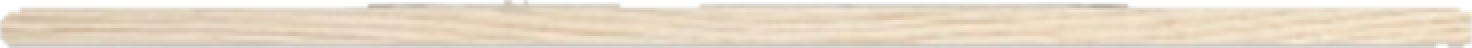
#> input picture apps/next-app/images/items/wooden-hanger-rail.png, 736 x 24 px (shown 2 times larger)
$ python -i grids.py   (imports and definitions only)
#> lines starting #> are read from the running program, lines starting #| are printed output that depends on the picture; after the words box and inside, x2 and y2 are one past the last pixel; in counts of white or black regions, pixels touching at a corner belong together
"""Generate contextual grid crops from a source image."""

from __future__ import annotations

import math
import os
from collections import Counter

from PIL import Image, ImageFilter, ImageStat


HINT_REGIONS = {
    "signage": ["center-right", "right", "bottom-right"],
    "street": ["bottom-left", "bottom", "bottom-right"],
    "building": ["center", "center-right", "center-left"],
    "people": ["bottom-left", "bottom", "center-left"],
}

HINT_KEYWORDS = {
    "signage": ("enseigne", "sign", "vitrine", "store", "storefront", "advert", "caporal", "bank"),
    "street": ("tramway", "rail", "rails", "voiture", "voitures", "autos", "cars", "traffic", "trottoir", "street", "rue"),
    "building": ("façade", "facade", "hôpital", "hospital", "hotel", "banque", "bank", "building", "immeuble"),
    "people": ("piéton", "piétons", "pedestrian", "pedestrians", "passants", "crowd", "foule"),
}

REGION_CENTERS = {
    "top-left": (0.24, 0.24),
    "top": (0.50, 0.22),
    "top-right": (0.76, 0.24),
    "center-left": (0.32, 0.50),
    "center": (0.50, 0.50),
    "center-right": (0.68, 0.50),
    "bottom-left": (0.28, 0.72),
    "bottom": (0.50, 0.74),
    "bottom-right": (0.72, 0.72),
    "left": (0.20, 0.50),
    "right": (0.80, 0.50),
}


def generate_grids(
    image_path: str,
    output_dir: str,
    num_grids: int = 5,
    research: dict | None = None,
    selected_photo: dict | None = None,
) -> list[str]:
    """
    Generate contextual detail crops from a source image.

    Creates:
    - grid01: best cover crop preserving overall context
    - grid02-05: content-aware detail crops selected by image texture and story hints

    Returns list of output file paths.
    """
#> called with output_dir = 'out.png', num_grids = 5
    os.makedirs(output_dir, exist_ok=True)
    img = Image.open(image_path).convert("RGB")
    w, h = img.size
#> w = 736; h = 24

    outputs = []
    cover_box = _best_cover_crop(img, research=research, selected_photo=selected_photo)
    cover = img.crop(cover_box).resize((1080, 1080), Image.LANCZOS)
    cover_path = os.path.join(output_dir, "grid01_cover.jpg")
    cover.save(cover_path, quality=92)
    outputs.append(cover_path)

    crop_regions = _select_contextual_regions(
        img,
        num_crops=max(0, num_grids - 1),
        research=research,
        selected_photo=selected_photo,
        cover_box=cover_box,
    )

    for i, (x1, y1, x2, y2) in enumerate(crop_regions, start=2):
        crop = img.crop((x1, y1, x2, y2)).resize((900, 900), Image.LANCZOS)
        crop_path = os.path.join(output_dir, f"grid{i:02d}_detail.jpg")
        crop.save(crop_path, quality=92)
        outputs.append(crop_path)

    return outputs


def _best_cover_crop(
    img: Image.Image,
    *,
    research: dict | None,
    selected_photo: dict | None,
) -> tuple[int, int, int, int]:
    w, h = img.size
#> w = 736; h = 24
    size = min(w, h)
#> size = 24
    slack_x = max(0, w - size)
#> slack_x = 712
    slack_y = max(0, h - size)
#> slack_y = 0
    candidates = []
    for fx, fy in ((0.5, 0.5), (0.42, 0.5), (0.58, 0.5), (0.5, 0.42), (0.5, 0.58)):
        left = int(round(slack_x * fx))
        top = int(round(slack_y * fy))
        left = max(0, min(left, w - size))
        top = max(0, min(top, h - size))
        box = (left, top, left + size, top + size)
        score = _score_crop(img, box, research=research, selected_photo=selected_photo, cover=True)
        candidates.append((score, box))
#> this loop made 5 passes
#> (stddev in _score_crop, edge_mean in _score_crop, edge_std in _score_crop, brightness in _score_crop, score) on passes 1 to 5: (0.685, 1.24, 1.98, 0.811, 8.64), (0.932, 1.28, 1.96, 0.77, 9.01), (0.692, 1.27, 1.97, 0.811, 8.95), (0.685, 1.24, 1.98, 0.811, 8.64), (0.685, 1.24, 1.98, 0.811, 8.64)
#> pass 1, in _score_crop, `edges = gray.filter(ImageFilter.FIND_EDGES)`:
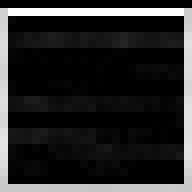
#> edges: PIL image 24x24 L (shown 8 times larger); min 0, max 255, mean 39.7
#> pass 1, in _content_coverage, `edge_map = edges.point(lambda p: 255 if p > 24 else 0)`:
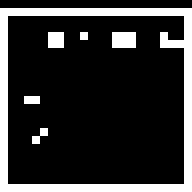
#> edge_map: PIL image 24x24 L (shown 8 times larger); 18.9% white in thin lines or dots
#> after the loop, candidates = [(8.64, (356, 0, 380, 24)), (9.01, (299, 0, 323, 24)), (8.95, (413, 0, 437, 24)), (8.64, (356, 0, 380, 24)), (8.64, (356, 0, 380, 24))]
#> in generate_grids, `cover_box = _best_cover_crop(img, research=research, selected_photo=se..`: cover_box = (299, 0, 323, 24)
#> in generate_grids, `cover = img.crop(cover_box).resize((1080, 1080), Image.LANCZOS)`:
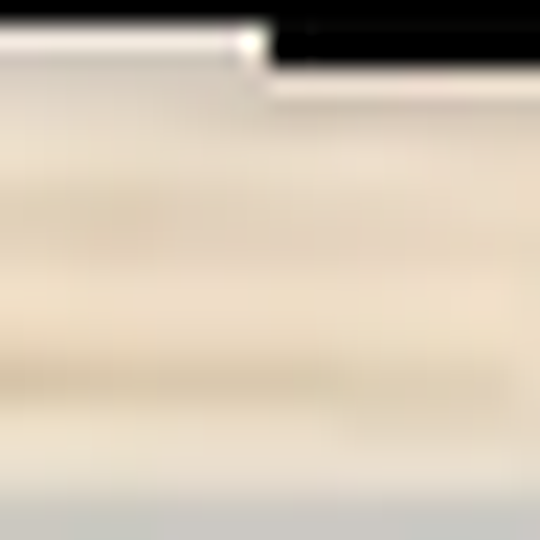
#> cover: PIL image 1080x1080 RGB (shown at 1/2 size); mean R, G, B 207.6, 195.1, 177.4
    candidates.sort(key=lambda item: item[0], reverse=True)
    return candidates[0][1]


def _select_contextual_regions(
    img: Image.Image,
    *,
    num_crops: int,
    research: dict | None,
    selected_photo: dict | None,
    cover_box: tuple[int, int, int, int],
) -> list[tuple[int, int, int, int]]:
    if num_crops <= 0:
        return []

    candidates = _candidate_boxes(img, research=research, selected_photo=selected_photo)
    scored = []
    for box in candidates:
        score = _score_crop(img, box, research=research, selected_photo=selected_photo, cover=False)
        score -= _iou(box, cover_box) * 0.5
        scored.append((score, box))

    scored.sort(key=lambda item: item[0], reverse=True)

    chosen: list[tuple[int, int, int, int]] = []
    for _, box in scored:
        if any(_iou(box, existing) > 0.58 for existing in chosen):
            continue
        chosen.append(box)
        if len(chosen) >= num_crops:
            break

    if len(chosen) < num_crops:
        fallback = _fallback_regions(*img.size)
        for box in fallback:
            if any(_iou(box, existing) > 0.58 for existing in chosen):
                continue
            chosen.append(box)
            if len(chosen) >= num_crops:
                break

    return chosen[:num_crops]


def _candidate_boxes(
    img: Image.Image,
    *,
    research: dict | None,
    selected_photo: dict | None,
) -> list[tuple[int, int, int, int]]:
    w, h = img.size
#> w = 736; h = 24
    base = min(w, h)
#> base = 24
    sizes = [int(base * ratio) for ratio in (0.72, 0.62, 0.52)]
#> sizes = [17, 14, 12]
    sizes = [max(220, min(base, s)) for s in sizes]
#> sizes = [220, 220, 220]

    boxes: list[tuple[int, int, int, int]] = []
    for size in sizes:
        slack_x = max(0, w - size)
        slack_y = max(0, h - size)
        for fx in (0.12, 0.28, 0.5, 0.72, 0.88):
            for fy in (0.18, 0.34, 0.5, 0.66, 0.82):
                left = int(round(slack_x * fx))
                top = int(round(slack_y * fy))
                boxes.append(_clamp_box(left, top, size, w, h))

    for region_name in _hint_regions_from_text(research, selected_photo):
        cx, cy = REGION_CENTERS[region_name]
        for size in sizes[:2]:
            left = int(round(cx * w - size / 2))
            top = int(round(cy * h - size / 2))
            boxes.append(_clamp_box(left, top, size, w, h))

    # preserve order while deduplicating
    return list(dict.fromkeys(boxes))


def _hint_regions_from_text(research: dict | None, selected_photo: dict | None) -> list[str]:
    text_parts = []
    if research:
        text_parts.extend(
            str(research.get(key) or "")
            for key in (
                "scene_fr",
                "most_striking_fr",
                "lived_context_fr",
                "what_changed_fr",
                "what_survived_fr",
                "title_fr",
            )
        )
        for detail in research.get("details_fr") or []:
            text_parts.append(str(detail.get("text") or ""))
    if selected_photo:
        text_parts.extend(
            str(selected_photo.get(key) or "")
            for key in ("name", "description", "portalTitle", "portalDescription")
        )

    text = " ".join(text_parts).lower()
    hints: list[str] = []
    for hint_key, keywords in HINT_KEYWORDS.items():
        if any(keyword in text for keyword in keywords):
            hints.extend(HINT_REGIONS[hint_key])
    if not hints:
        hints.extend(["center", "center-right", "bottom"])
    counts = Counter(hints)
    return [name for name, _ in counts.most_common()]


def _score_crop(
    img: Image.Image,
    box: tuple[int, int, int, int],
    *,
    research: dict | None,
    selected_photo: dict | None,
    cover: bool,
) -> float:
    crop = img.crop(box)
    gray = crop.convert("L")
    edges = gray.filter(ImageFilter.FIND_EDGES)
    gray_stats = ImageStat.Stat(gray)
    edge_stats = ImageStat.Stat(edges)

    stddev = gray_stats.stddev[0] / 64.0
    edge_mean = edge_stats.mean[0] / 32.0
    edge_std = edge_stats.stddev[0] / 40.0
    brightness = gray_stats.mean[0] / 255.0
    active_ratio, row_coverage, col_coverage = _content_coverage(edges)

    score = stddev + edge_mean + edge_std
    score += active_ratio * 6.0
    score += row_coverage * 1.6
    score += col_coverage * 1.2
    if brightness > 0.82 and stddev < 0.25:
        score -= 1.8
    if brightness < 0.12 and stddev < 0.20:
        score -= 0.8
    if row_coverage < 0.40:
        score -= 2.0
    if active_ratio < 0.05:
        score -= 1.4

    x1, y1, x2, y2 = box
    w, h = img.size
    cx = ((x1 + x2) / 2) / w
    cy = ((y1 + y2) / 2) / h
    score += _region_alignment_bonus(cx, cy, research=research, selected_photo=selected_photo)

    if cover:
        score += 0.18 - abs(0.5 - cx) * 0.16
        score += 0.18 - abs(0.48 - cy) * 0.14
    else:
        score += 0.10 * (1.0 - abs(0.62 - cy))

    return score


def _content_coverage(edges: Image.Image) -> tuple[float, float, float]:
    edge_map = edges.point(lambda p: 255 if p > 24 else 0)
    hist = edge_map.histogram()
    total = max(1, sum(hist))
    active = total - hist[0]
    active_ratio = active / total

    width, height = edge_map.size
    pixels = edge_map.load()

    active_rows = 0
    for y in range(height):
        row_hits = 0
        for x in range(width):
            if pixels[x, y] > 0:
                row_hits += 1
        if row_hits / max(1, width) > 0.03:
            active_rows += 1

    active_cols = 0
    for x in range(width):
        col_hits = 0
        for y in range(height):
            if pixels[x, y] > 0:
                col_hits += 1
        if col_hits / max(1, height) > 0.03:
            active_cols += 1

    row_coverage = active_rows / max(1, height)
    col_coverage = active_cols / max(1, width)
    return active_ratio, row_coverage, col_coverage


def _region_alignment_bonus(
    cx: float,
    cy: float,
    *,
    research: dict | None,
    selected_photo: dict | None,
) -> float:
    bonus = 0.0
    for region_name in _hint_regions_from_text(research, selected_photo)[:4]:
        rx, ry = REGION_CENTERS[region_name]
        distance = math.hypot(cx - rx, cy - ry)
        bonus += max(0.0, 0.22 - distance * 0.35)
    return bonus


def _fallback_regions(w: int, h: int) -> list[tuple[int, int, int, int]]:
    size = int(min(w, h) * 0.58)
    anchors = [
        REGION_CENTERS["center"],
        REGION_CENTERS["center-right"],
        REGION_CENTERS["bottom-right"],
        REGION_CENTERS["bottom-left"],
        REGION_CENTERS["top-right"],
    ]
    return [_clamp_box(int(cx * w - size / 2), int(cy * h - size / 2), size, w, h) for cx, cy in anchors]


def _clamp_box(left: int, top: int, size: int, w: int, h: int) -> tuple[int, int, int, int]:
    left = max(0, min(left, w - size))
    top = max(0, min(top, h - size))
    return (left, top, left + size, top + size)


def _iou(a: tuple[int, int, int, int], b: tuple[int, int, int, int]) -> float:
    ax1, ay1, ax2, ay2 = a
    bx1, by1, bx2, by2 = b
    ix1 = max(ax1, bx1)
    iy1 = max(ay1, by1)
    ix2 = min(ax2, bx2)
    iy2 = min(ay2, by2)
    if ix2 <= ix1 or iy2 <= iy1:
        return 0.0
    inter = (ix2 - ix1) * (iy2 - iy1)
    area_a = (ax2 - ax1) * (ay2 - ay1)
    area_b = (bx2 - bx1) * (by2 - by1)
    union = area_a + area_b - inter
    return inter / union if union else 0.0


def prepare_for_reel(image_path: str, output_path: str, target_w: int = 2160, target_h: int = 3840) -> str:
    """Prepare an image for 9:16 reel format with zoom headroom."""
    img = Image.open(image_path)
    w, h = img.size

    target_aspect = 9 / 16
    current_aspect = w / h

    if current_aspect > target_aspect:
        new_w = int(h * target_aspect)
        left = (w - new_w) // 2
        img = img.crop((left, 0, left + new_w, h))
    else:
        new_h = int(w / target_aspect)
        top = (h - new_h) // 2
        img = img.crop((0, top, w, top + new_h))

    img = img.resize((target_w, target_h), Image.LANCZOS)
    img.save(output_path, quality=95)
    return output_path

>>> result = generate_grids('../../apps/next-app/images/items/wooden-hanger-rail.png', 'out.png')
#> in _select_contextual_regions, `candidates = _candidate_boxes(img, research=research, selected_photo=s..`: candidates = [(62, 0, 282, 220), (144, 0, 364, 220), (258, 0, 478, 220), (372, 0, 592, 220), (454, 0, 674, 220), (390, 0, 610, 220)]
#> the loop in _select_contextual_regions, `for box in candidates:` made 6 passes
#> (box, stddev in _score_crop, edge_mean in _score_crop, edge_std in _score_crop, brightness in _score_crop) on passes 1, 4, 5, 6: ((62, 0, 282, 220), 0.99, 0.102, 0.63, 0.0827), ((372, 0, 592, 220), 1.03, 0.103, 0.632, 0.0876), ((454, 0, 674, 220), 1.02, 0.103, 0.632, 0.0853), ((390, 0, 610, 220), 1.03, 0.103, 0.633, 0.0871)
#> (box, stddev in _score_crop, edge_mean in _score_crop, edge_std in _score_crop, brightness in _score_crop) on passes 2 to 3: ((144, 0, 364, 220), 1.01, 0.103, 0.632, 0.0848), ((258, 0, 478, 220), 1.02, 0.102, 0.632, 0.0869)
#> pass 1, in _score_crop (call 6), `crop = img.crop(box)`:
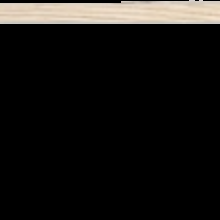
#> crop: PIL image 220x220 RGB; mean R, G, B 22.3, 20.8, 19
#> pass 1, in _score_crop (call 6), `gray = crop.convert("L")`:
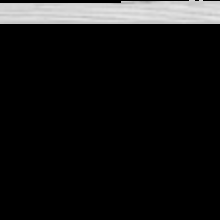
#> gray: PIL image 220x220 L; min 0, max 229, mean 21.1
#> pass 1, in _score_crop (call 6), `edges = gray.filter(ImageFilter.FIND_EDGES)`:
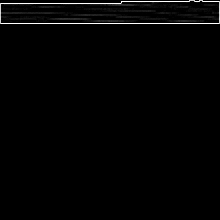
#> edges: PIL image 220x220 L; min 0, max 255, mean 3.3
#> pass 1, in _content_coverage (call 6), `edge_map = edges.point(lambda p: 255 if p > 24 else 0)`:
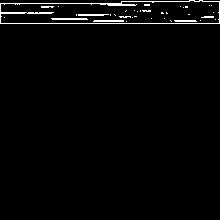
#> edge_map: PIL image 220x220 L; 2.1% white in thin lines or dots, all inside (x1, y1, x2, y2) = (0, 0, 220, 24)
#> after the loop in _select_contextual_regions, `for box in candidates:`: scored = [(-1.6, (62, 0, 282, 220)), (-1.6, (144, 0, 364, 220)), (-1.68, (258, 0, 478, 220)), (-1.66, (372, 0, 592, 220)), (-1.7, (454, 0, 674, 220)), (-1.66, (390, 0, 610, 220))]
#> the loop in _select_contextual_regions, `for _, box in scored:` made 5 passes
#> the loop in generate_grids, `for i, (x1, y1, x2, y2) in enumerate(crop_regions, start=2):` made 4 passes
#> (x1, x2) on passes 1 to 4: (62, 282), (144, 364), (372, 592), (258, 478)
